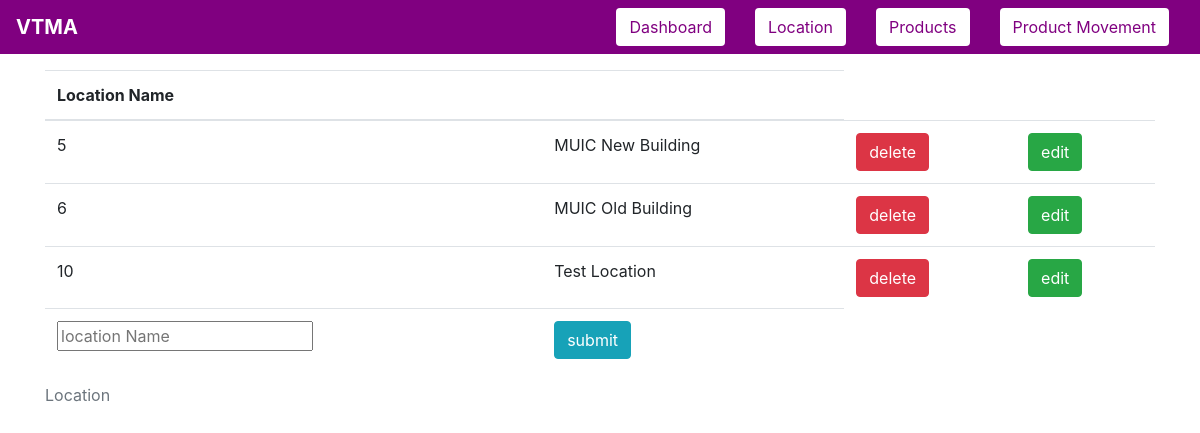
Page /location on the earlier database version.
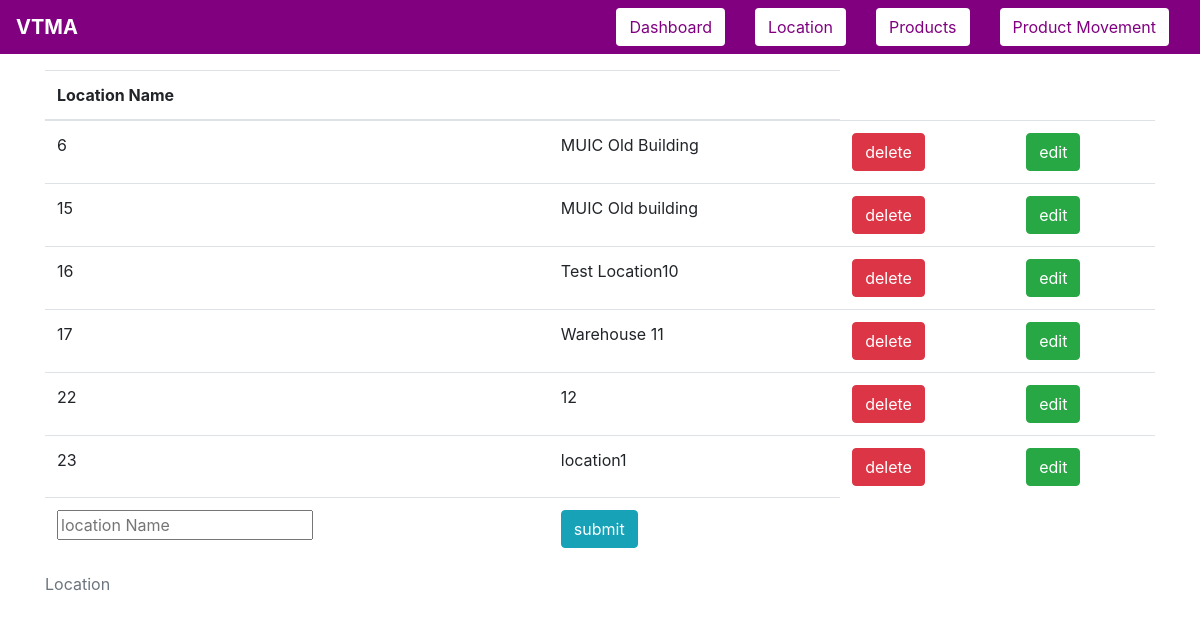
Same page on the later database version.
### tables this page shows
CREATE TABLE location(loc_id INTEGER PRIMARY KEY AUTOINCREMENT,
                                 loc_name TEXT UNIQUE NOT NULL);

### app.py (the view, shortened to what this page needs)
@app.route("/location", methods=["POST", "GET"])
def location():
    msg = None
    db = sqlite3.connect(DATABASE_NAME)
    cursor = db.cursor()
    cursor.execute("SELECT * FROM location")
    location_data = cursor.fetchall()
    return render(
        "location.html",
        link=link,
        locations=location_data,
        transaction_message=msg,
        title="Vending Machine Locations",
    )

### templates/location.html (shortened to what this page needs)
{% extends 'base-template.html' %}
{% block content %}
    <div class="container">
        <table class="table">
         <caption>Location</caption>
            <thead>
                <th scope="col">Location Name</th>
                <th></th>
            </thead>
            <tbody>
                {% for location in locations %}
                    <tr>
                        <td>{{ location[0] }}</td>
                        <td>{{ location[1] }}</td>
                        <td>
                            <a href="{{ url_for('delete', loc_id=location[0], type='location') }}">
                                <button name="button" type="button" class="btn btn-danger" value= "delete" >delete</button><br>
                            </a>
                        </td>
                        <td>
                            <button name="button" type="button" class="btn btn-success" value= "edit" data-toggle="modal" data-target="#edit_{{ location[0] }}" >edit</button><br>
                        </td>
                    </tr>
                {% endfor %}
                <tr>
                    <td>
                        <input name= "location_name" placeholder="location Name" required autofocus>
                    </td>
                    <td>
                        <input type= "submit" class="btn btn-info btn-group-toggle" value= "submit" /><br>
                    </td>
                </tr>
            </tbody>
        </table>
    </div>
 {% endblock %}

Differences in the rows shown:
removed location: loc_id "5", loc_name "MUIC New Building"
removed location: loc_id "10", loc_name "Test Location"
added location: loc_id "15", loc_name "MUIC Old building"
added location: loc_id "16", loc_name "Test Location10"
added location: loc_id "17", loc_name "Warehouse 11"
added location: loc_id "22", loc_name "12"
added location: loc_id "23", loc_name "location1"
